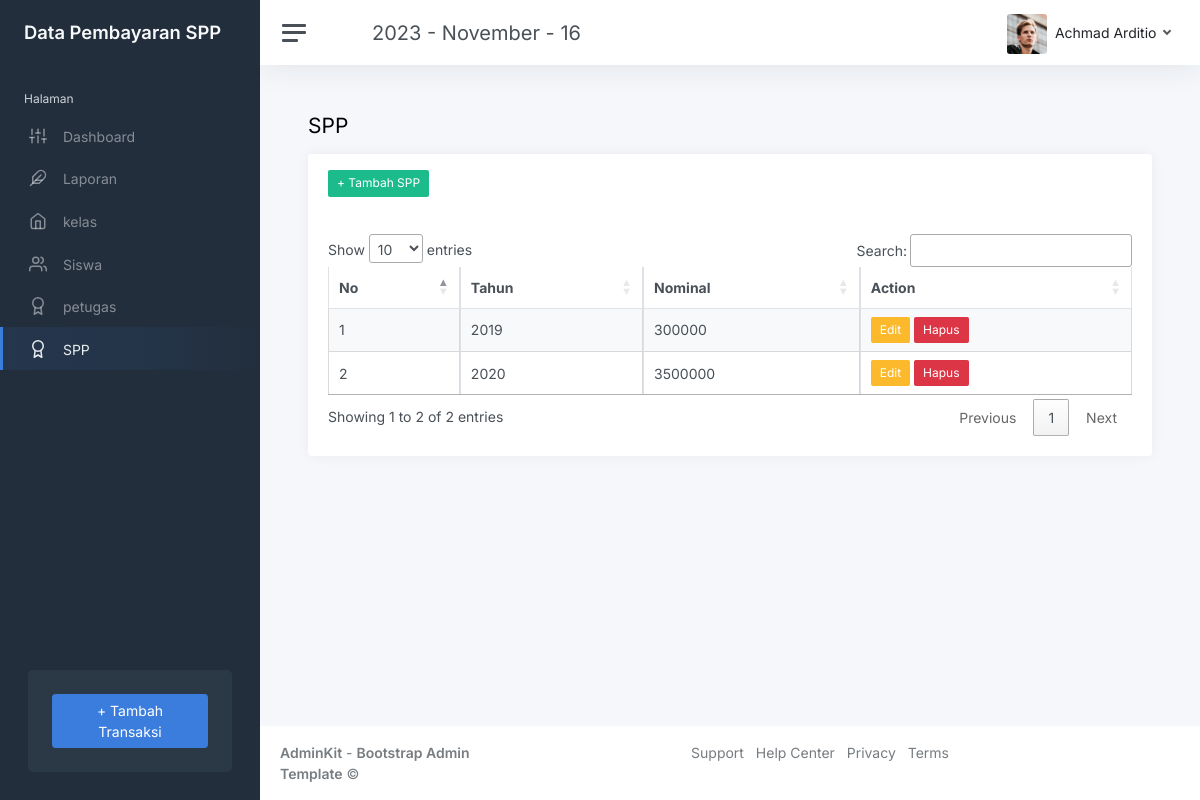
Screenshot of /index.php?page=spp (signed in) with the database file from the repository.
### tables this page shows
CREATE TABLE `spp` (
  `id_spp` int(11) NOT NULL,
  `tahun` int(11) DEFAULT NULL,
  `nominal` int(11) DEFAULT NULL
);

### spp.php (the view, shortened to what this page needs)
<h1 class="h3 mb-3">SPP</h1>
                    <div class="row">
                        <div class="col-12">
                            <div class="card flex-fill">
                                <div class="card-header">
                                    <a href="?page=tambah_spp" class="btn btn-success btn-sm"<?= ($role == 'siswa' ? 'hidden' : '') ?>>+ Tambah SPP</a>
                                </div>
                                <div class="card-body">
                                    <table class="table table-bordered table-striped table-hover cell-border" id="spp">
                                        <thead>
                                            <tr>
                                                <th>No</th>
                                                <th>Tahun</th>
                                                <th>Nominal</th>
                                                <th <?= ($role == 'siswa' ? 'hidden' : '') ?>>Action</th>
                                            </tr>
                                        </thead>
                                        <tbody>
                                            <?php
                                           $No=1;
                                           $query = mysqli_query($koneksi, "SELECT * FROM spp ");
                                           while ($data = mysqli_fetch_array($query)) {
                                            ?>
                                             <tr>
                                                <td><?php echo $No ?></td>
                                                <td><?php echo $data['tahun'] ?></td>
                                                <td><?php echo $data['nominal'] ?></td>
                                                <td <?= ($role == 'siswa' ? 'hidden' : '') ?>>
                                                    <a href="?page=edit_spp&id=<?php echo $data['id_spp']; ?>" class="btn btn-warning btn-sm">Edit</a>
                                                    <a href="?page=hapus_spp&id=<?php echo $data['id_spp']; ?>" class="btn btn-danger btn-sm">Hapus</a>
                                                </td>
                                            </tr>
                                            <?php
                                           $No++;
                                           }
                                           ?>
                                        </tbody>
                                    </table>
                                </div>
                            </div>
                        </div>
                    </div>

### rows the page displays
spp: tahun "2019", nominal "300000"
spp: tahun "2020", nominal "3500000"

### other values shown
$_SESSION['user']['nama_petugas'] "Achmad Arditio"
